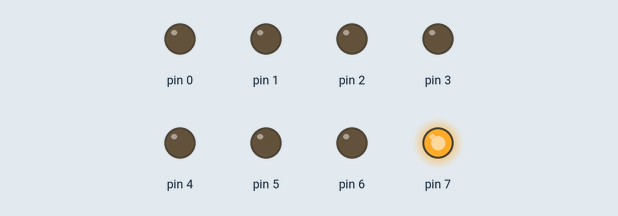
This sketch was run on a simulated Arduino Uno, built with avr-gcc and run on an emulated ATmega328P. Parts: output pins drawn as LEDs (lit = HIGH).

Above: at 0.06 s.
At 1.62 s:
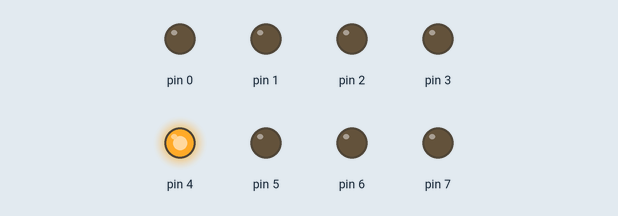
At 3.18 s:
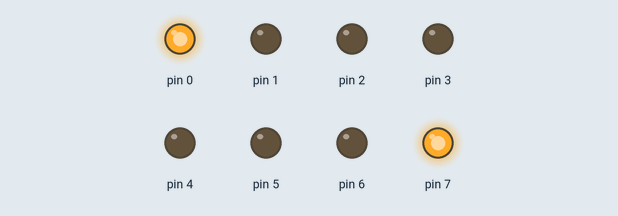
At 6.42 s:
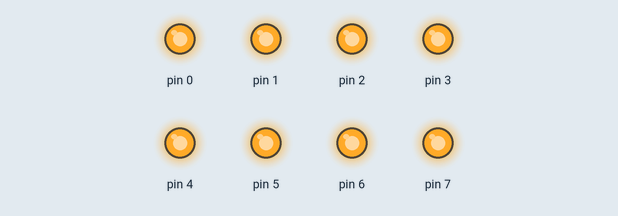
At 10.02 s:
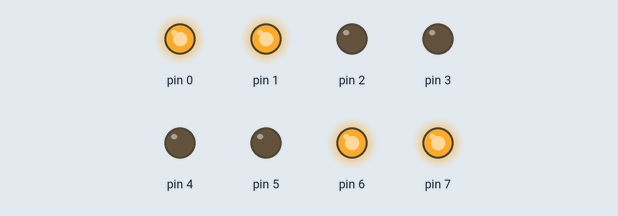
At 12.72 s:
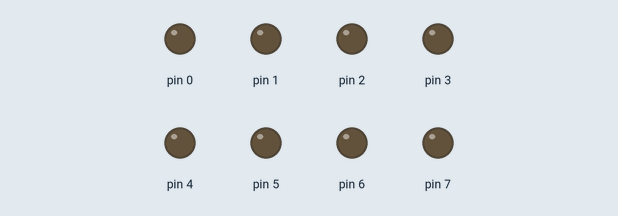
Timing chart, 0 to 16.7 s (numbered marks = the images above):
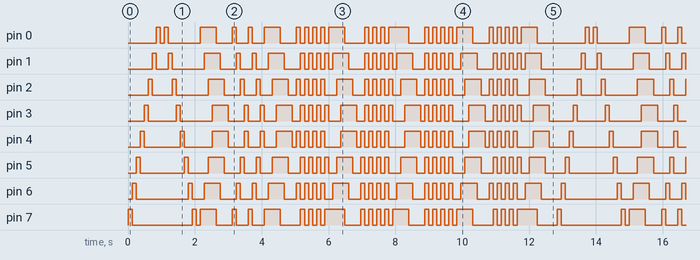

Measured:
- by itself, pin 0–7: moves between LOW and HIGH, repeating every 12.8 s
- by itself, everything shown: repeats every 12.8 s, in 106 steps

The sketch:

CristmasTree2.ino
```cpp
/**
* Christmas tree lights
*
*/

// pre-defined led states
#define LED1L B00010000
#define LED1R B00001000
#define LED2L B00100000
#define LED2R B00000100
#define LED3L B01000000
#define LED3R B00000010
#define LED4L B10000000
#define LED4R B00000001

#define ROW0 B00000000
#define ROW1 LED1L + LED1R
#define ROW2 LED2L + LED2R
#define ROW3 LED3L + LED3R
#define ROW4 LED4L + LED4R
#define ROWALL ROW1 + ROW2 + ROW3 + ROW4

#define COLL LED1L + LED2L + LED3L + LED4L
#define COLR LED1R + LED2R + LED3R + LED4R

// lights program
const byte lights[106] = {
  // running light
  LED4L, LED3L, LED2L, LED1L, // 4
  LED1R, LED2R, LED3R, LED4R, // 4

  // running light backward
  ROW0, LED4R, LED3R, LED2R, LED1R, // 5
  LED1L, LED2L, LED3L, LED4L, ROW0, // 5

  // cosmic
  ROW4, ROW4+ROW3, ROW4+ROW3+ROW2, ROW4+ROW3+ROW2+ROW1, //4
  ROW3+ROW2+ROW1, ROW2+ROW1, ROW1, ROW0, //4

  // raising row
  ROW4, ROW3, ROW2, ROW1, // 4
  ROW4, ROW3, ROW2, ROW1, // 4

  // cosmic
  ROW4, ROW4+ROW3, ROW4+ROW3+ROW2, ROW4+ROW3+ROW2+ROW1, //4
  ROW3+ROW2+ROW1, ROW2+ROW1, ROW1, ROW0, //4

  // swapping lights
  LED1L+LED3L+LED2R+LED4R,LED1R+LED3R+LED2L+LED4L,LED1L+LED3L+LED2R+LED4R,LED1R+LED3R+LED2L+LED4L, //4
  LED1L+LED3L+LED2R+LED4R,LED1R+LED3R+LED2L+LED4L,LED1L+LED3L+LED2R+LED4R,LED1R+LED3R+LED2L+LED4L, //4

  // cosmic
  ROW4, ROW4+ROW3, ROW4+ROW3+ROW2, ROW4+ROW3+ROW2+ROW1, //4
  ROW3+ROW2+ROW1, ROW2+ROW1, ROW1, ROW0, //4

  // swapping columns
  COLL, COLR, COLL, COLR, // 4
  COLL, COLR, COLL, COLR, // 4

  // cosmic
  ROW4, ROW4+ROW3, ROW4+ROW3+ROW2, ROW4+ROW3+ROW2+ROW1, //4
  ROW3+ROW2+ROW1, ROW2+ROW1, ROW1, ROW0, //4

  // blinking all
  ROWALL, ROW0, ROWALL, ROW0, // 4
  ROWALL, ROW0, ROWALL, ROW0, // 4

  // cosmic
  ROW4, ROW4+ROW3, ROW4+ROW3+ROW2, ROW4+ROW3+ROW2+ROW1, //4
  ROW3+ROW2+ROW1, ROW2+ROW1, ROW1, ROW0, //4

  // swapping lights
  LED1L+LED3L+LED2R+LED4R,LED1R+LED3R+LED2L+LED4L,LED1L+LED3L+LED2R+LED4R,LED1R+LED3R+LED2L+LED4L, //4
  LED1L+LED3L+LED2R+LED4R,LED1R+LED3R+LED2L+LED4L,LED1L+LED3L+LED2R+LED4R,LED1R+LED3R+LED2L+LED4L, //4

  // cosmic
  ROW4, ROW4+ROW3, ROW4+ROW3+ROW2, ROW4+ROW3+ROW2+ROW1, //4
  ROW3+ROW2+ROW1, ROW2+ROW1, ROW1, ROW0, //4
};

int i = 0;
int count = 106;

void setup() {
  DDRD = B11111111;
}

void loop() {
    PORTD = lights[i];
    i++;
    if (i > count) {
      i=0;
    }
    delay(120);
}
```
